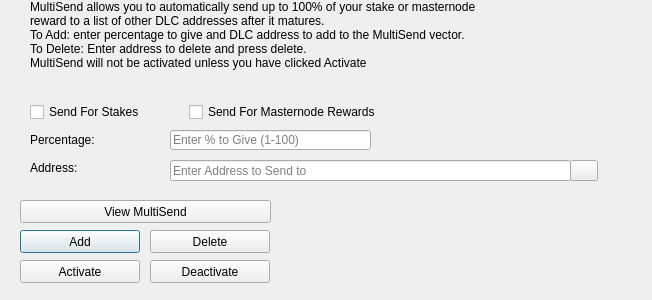
<?xml version="1.0" encoding="UTF-8"?>
<ui version="4.0">
 <class>MultiSendDialog</class>
 <widget class="QDialog" name="MultiSendDialog">
  <property name="windowModality">
   <enum>Qt::NonModal</enum>
  </property>
  <property name="geometry">
   <rect>
    <x>0</x>
    <y>0</y>
    <width>652</width>
    <height>300</height>
   </rect>
  </property>
  <property name="windowTitle">
   <string>MultiSend</string>
  </property>
  <widget class="QLineEdit" name="multiSendPercentEdit">
   <property name="geometry">
    <rect>
     <x>170</x>
     <y>130</y>
     <width>201</width>
     <height>20</height>
    </rect>
   </property>
   <property name="toolTip">
    <string>Enter whole numbers 1 - 100</string>
   </property>
   <property name="placeholderText">
    <string>Enter % to Give (1-100)</string>
   </property>
  </widget>
  <widget class="QLineEdit" name="multiSendAddressEdit">
   <property name="geometry">
    <rect>
     <x>170</x>
     <y>160</y>
     <width>401</width>
     <height>21</height>
    </rect>
   </property>
   <property name="toolTip">
    <string/>
   </property>
   <property name="placeholderText">
    <string>Enter Address to Send to</string>
   </property>
  </widget>
  <widget class="QLabel" name="label_2">
   <property name="geometry">
    <rect>
     <x>30</x>
     <y>0</y>
     <width>451</width>
     <height>121</height>
    </rect>
   </property>
   <property name="lineWidth">
    <number>1</number>
   </property>
   <property name="text">
    <string>MultiSend allows you to automatically send up to 100% of your stake or masternode reward to a list of other DLC addresses after it matures.
To Add: enter percentage to give and DLC address to add to the MultiSend vector.
To Delete: Enter address to delete and press delete.
MultiSend will not be activated unless you have clicked Activate</string>
   </property>
   <property name="alignment">
    <set>Qt::AlignLeading|Qt::AlignLeft|Qt::AlignTop</set>
   </property>
   <property name="wordWrap">
    <bool>true</bool>
   </property>
  </widget>
  <widget class="QLabel" name="message">
   <property name="geometry">
    <rect>
     <x>290</x>
     <y>200</y>
     <width>351</width>
     <height>91</height>
    </rect>
   </property>
   <property name="text">
    <string/>
   </property>
  </widget>
  <widget class="QPushButton" name="addButton">
   <property name="geometry">
    <rect>
     <x>20</x>
     <y>230</y>
     <width>120</width>
     <height>23</height>
    </rect>
   </property>
   <property name="toolTip">
    <string/>
   </property>
   <property name="statusTip">
    <string>Add to MultiSend Vector</string>
   </property>
   <property name="text">
    <string>Add</string>
   </property>
  </widget>
  <widget class="QPushButton" name="disableButton">
   <property name="geometry">
    <rect>
     <x>150</x>
     <y>260</y>
     <width>120</width>
     <height>23</height>
    </rect>
   </property>
   <property name="statusTip">
    <string>Deactivate MultiSend</string>
   </property>
   <property name="text">
    <string>Deactivate</string>
   </property>
  </widget>
  <widget class="QPushButton" name="addressBookButton">
   <property name="geometry">
    <rect>
     <x>570</x>
     <y>160</y>
     <width>28</width>
     <height>21</height>
    </rect>
   </property>
   <property name="toolTip">
    <string>Choose an address from the address book</string>
   </property>
   <property name="text">
    <string/>
   </property>
   <property name="icon">
    <iconset resource="../delirium.qrc">
     <normaloff>:/icons/address-book</normaloff>:/icons/address-book</iconset>
   </property>
   <property name="shortcut">
    <string>Alt+A</string>
   </property>
   <property name="autoDefault">
    <bool>false</bool>
   </property>
  </widget>
  <widget class="QLabel" name="label">
   <property name="geometry">
    <rect>
     <x>30</x>
     <y>130</y>
     <width>121</width>
     <height>20</height>
    </rect>
   </property>
   <property name="toolTip">
    <string>Percentage of stake to send</string>
   </property>
   <property name="text">
    <string>Percentage:</string>
   </property>
  </widget>
  <widget class="QLabel" name="label_5">
   <property name="geometry">
    <rect>
     <x>30</x>
     <y>160</y>
     <width>111</width>
     <height>16</height>
    </rect>
   </property>
   <property name="toolTip">
    <string>Address to send portion of stake to</string>
   </property>
   <property name="text">
    <string>Address:</string>
   </property>
  </widget>
  <widget class="QPushButton" name="deleteButton">
   <property name="geometry">
    <rect>
     <x>150</x>
     <y>230</y>
     <width>120</width>
     <height>23</height>
    </rect>
   </property>
   <property name="toolTip">
    <string/>
   </property>
   <property name="statusTip">
    <string>Delete Address From MultiSend Vector</string>
   </property>
   <property name="text">
    <string>Delete</string>
   </property>
  </widget>
  <widget class="QPushButton" name="activateButton">
   <property name="geometry">
    <rect>
     <x>20</x>
     <y>260</y>
     <width>120</width>
     <height>23</height>
    </rect>
   </property>
   <property name="statusTip">
    <string>Activate MultiSend</string>
   </property>
   <property name="text">
    <string>Activate</string>
   </property>
  </widget>
  <widget class="QPushButton" name="viewButton">
   <property name="geometry">
    <rect>
     <x>20</x>
     <y>200</y>
     <width>251</width>
     <height>23</height>
    </rect>
   </property>
   <property name="toolTip">
    <string/>
   </property>
   <property name="statusTip">
    <string>View MultiSend Vector</string>
   </property>
   <property name="text">
    <string>View MultiSend</string>
   </property>
  </widget>
  <widget class="QWidget" name="horizontalLayoutWidget">
   <property name="geometry">
    <rect>
     <x>30</x>
     <y>100</y>
     <width>351</width>
     <height>24</height>
    </rect>
   </property>
   <layout class="QHBoxLayout" name="horizontalLayout">
    <item>
     <widget class="QCheckBox" name="multiSendStakeCheckBox">
      <property name="text">
       <string>Send For Stakes</string>
      </property>
     </widget>
    </item>
    <item>
     <widget class="QCheckBox" name="multiSendMasternodeCheckBox">
      <property name="text">
       <string>Send For Masternode Rewards</string>
      </property>
     </widget>
    </item>
   </layout>
  </widget>
 </widget>
 <resources>
  <include location="../delirium.qrc"/>
 </resources>
 <connections/>
</ui>
